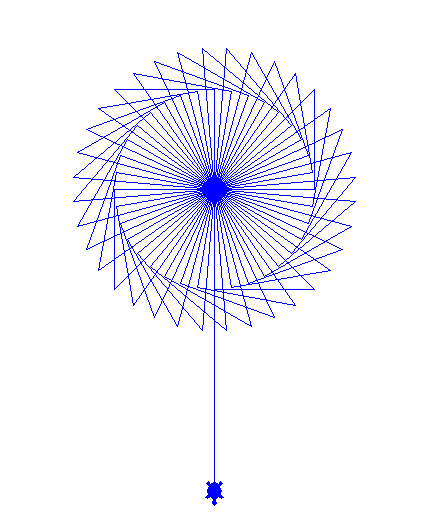

Write the Python code that produced this figure.
import turtle
import math
def draw_triangle(some_turtle):
    some_turtle.forward(100)
    some_turtle.left(90)
    some_turtle.forward(100)
    some_turtle.left(135)
    some_turtle.forward(100*math.sqrt(2))
    some_turtle.left(135)

def draw_art():
    window = turtle.Screen()
    window.bgcolor('white')
    # Create the turtle lite -- draw a triangle
    lite = turtle.Turtle()
    lite.shape('turtle')
    lite.color('blue')
    lite.speed(0)
    for i in range(36):
        draw_triangle(lite)
        lite.right(10)
    lite.right(90)
    lite.forward(300)


    window.exitonclick()

draw_art()
